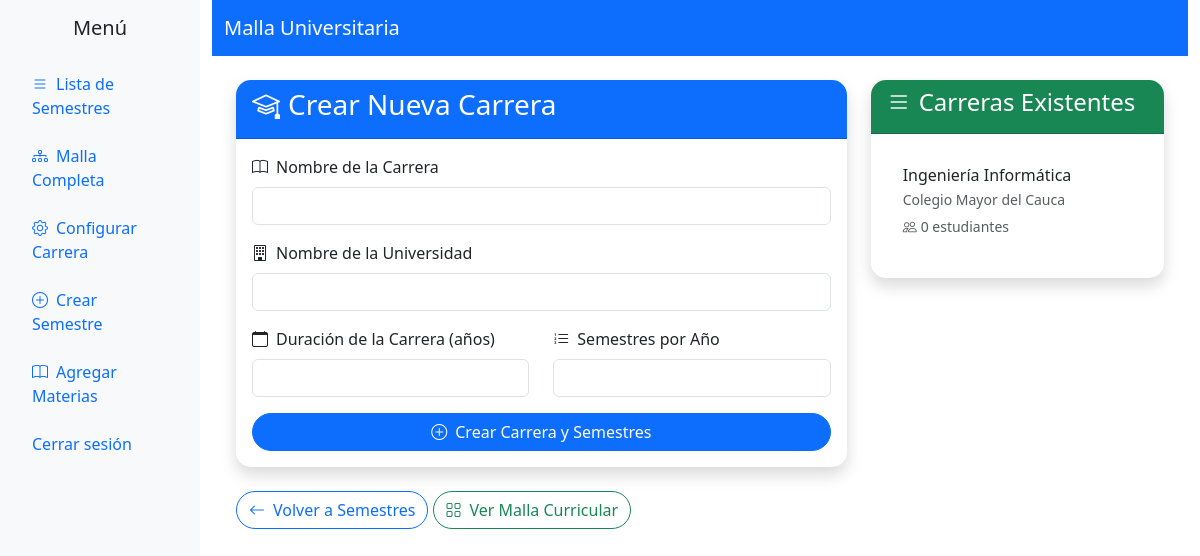
Before: /malla/career-setup/ (signed in) with the older database file.
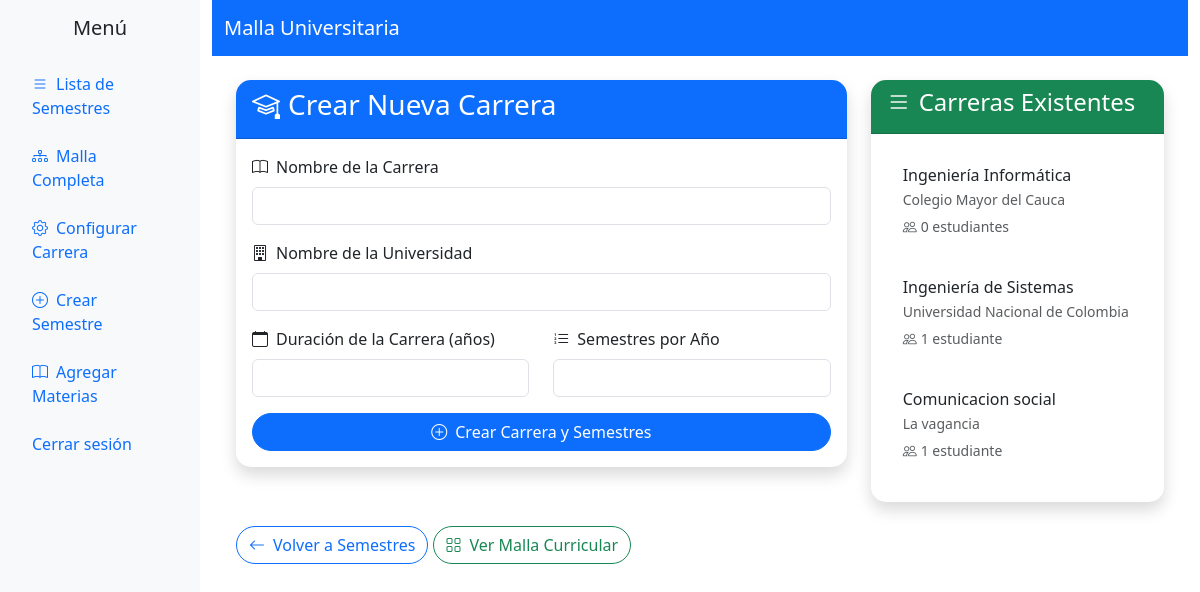
After: the same page with the newer database file.
### malla/models.py (models this page shows, shortened)
class Career(models.Model):
    name = models.CharField(max_length=200, help_text='Nombre de la carrera')
    university = models.CharField(max_length=200, help_text='Nombre de la universidad')
    created_at = models.DateTimeField(auto_now_add=True, null=True, blank=True, help_text='Fecha de creación de la carrera')
    objects = models.Manager()  # Manager por defecto
    lista_objects = CareerListaManager()  # Manager con listas doblemente enlazadas
    class Meta:
        verbose_name = 'Carrera'
        verbose_name_plural = 'Carreras'

### malla/views.py (the view)
# urls.py: path('career-setup/', views.career_setup, name='career_setup'),
def career_setup(request):
    isSuperUser = request.session.get("isSuperUser")
    isLogged = request.session.get("isLogged")
    if not isLogged or not isSuperUser:
        return redirect("/malla/login")
    careers = Career.objects.all()
    if request.method == 'POST':
        form = CareerCreateForm(request.POST)
        if form.is_valid():
            career = form.save()
            years = form.cleaned_data['career_years']
            semesters_per_year = form.cleaned_data['semesters_per_year']
            for year in range(1, years + 1):
                for sem in range(1, semesters_per_year + 1):
                    global_semester_number = (year - 1) * semesters_per_year + sem
                    Semester.objects.create(name=f'Year {year} Semester {global_semester_number}')
            messages.success(request, f'¡Carrera "{career.name}" creada exitosamente con {years} años y {semesters_per_year} semestres por año!')
            return redirect('malla:career_setup')
    else:
        form = CareerCreateForm()
    return render(request, 'malla/career_setup.html', {
        'form': form,
        'careers': careers,
        'isSuperUser': isSuperUser,
        'isLogged': isLogged
    })

### malla/forms.py
class CareerCreateForm(forms.ModelForm):
    career_years = forms.IntegerField(
        label='Duración de la Carrera (años)',
        min_value=1,
        widget=forms.NumberInput(attrs={'class': 'form-control'})
    )
    semesters_per_year = forms.IntegerField(
        label='Semestres por Año',
        min_value=1,
        widget=forms.NumberInput(attrs={'class': 'form-control'})
    )
    class Meta:
        model = Career
        fields = ['name', 'university']
        widgets = {
            'name': forms.TextInput(attrs={'class': 'form-control'}),
            'university': forms.TextInput(attrs={'class': 'form-control'}),
        }
        labels = {
            'name': 'Nombre de la Carrera',
            'university': 'Nombre de la Universidad',
        }

### malla/templates/malla/career_setup.html (shortened to what the changed rows need)
{% extends 'malla/base.html' %}
{% block content %}
<div class="container mt-4">
    <div class="row">
        <div class="col-md-4">
            <div class="card shadow">
                <div class="card-body">
                    {% if careers %}
                        {% for career in careers %}
                            <div class="card mb-2">
                                <div class="card-body p-3">
                                    <h6 class="card-title mb-1">{{ career.name }}</h6>
                                    <p class="card-text small text-muted mb-1">{{ career.university }}</p>
                                    <small class="text-muted">
                                        <i class="bi bi-people me-1"></i>{{ career.students.count }} estudiante{{ career.students.count|pluralize }}
                                    </small>
                                </div>
                            </div>
                        {% endfor %}
                    {% else %}
                        <div class="text-center text-muted">
                            <i class="bi bi-inbox display-4"></i>
                            <p class="mt-2">No hay carreras creadas aún</p>
                        </div>
                    {% endif %}
                </div>
            </div>
        </div>
    </div>
</div>
{% endblock %}

Changed rows visible on the page:
added Career: name "Ingeniería de Sistemas", university "Universidad Nacional de Colombia", students.count "1"
added Career: name "Comunicacion social", university "La vagancia", students.count "1"
